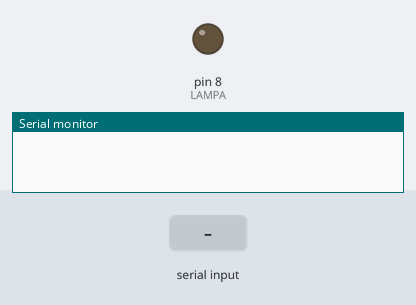
A sketch run on a simulated Arduino Uno, built with avr-gcc and run on an emulated ATmega328P. Shown: output pins drawn as LEDs (lit = HIGH), the last lines printed to the serial monitor. Inputs (shaded band) come from the test bench.

Above: at 1.2 s.
1.3 s: "90,45\n" received over Serial
At 2.5 s:
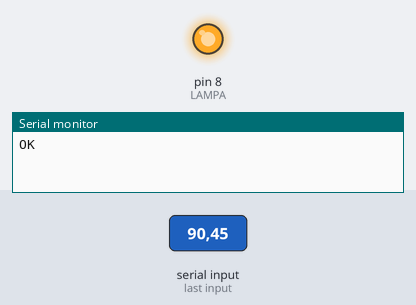
2.8 s: "0\n" received over Serial
At 3.7 s:
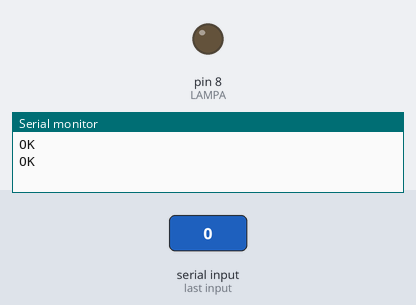
4.3 s: "30,150\n" received over Serial
At 4.8 s:
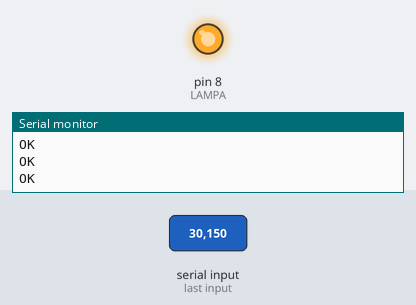
Timing chart, 0 to 7.3 s (numbered marks = the images above; inputs shaded):
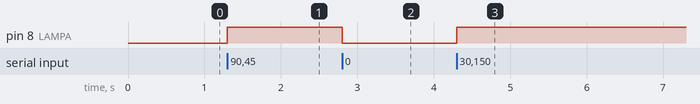

The sketch:

lampa.ino
```cpp
#define LAMPA 8

String inString = "";
char rec;
int value = 0;
int pwm = 0;

void setup()
{
	Serial.begin(115200);
	pinMode(LAMPA, OUTPUT);
}
void loop()
{
	while (Serial.available() > 0)
	{
		rec = Serial.read();
		switch (rec)
		{
			case '\n':
			case '\r':
			case '\0':
				inString += rec;
				value = inString.toInt();
				pwm = map(value, 0, 1023, 0, 255);
				analogWrite(LAMPA, pwm);
				inString = "";
				Serial.println("OK");
				break;
			case '0':
			case '1':
			case '2':
			case '3':
			case '4':
			case '5':
			case '6':
			case '7':
			case '8':
			case '9':
				inString += rec;
				if (inString.length() > 5) inString = "";
				break;
		}
	}
}
```

Measured:
- after the input at 1.3 s, pin 8 (LAMPA): LOW → HIGH at once
- after the input at 2.8 s, pin 8 (LAMPA): HIGH → LOW at once
- after the input at 4.3 s, pin 8 (LAMPA): LOW → HIGH at once
